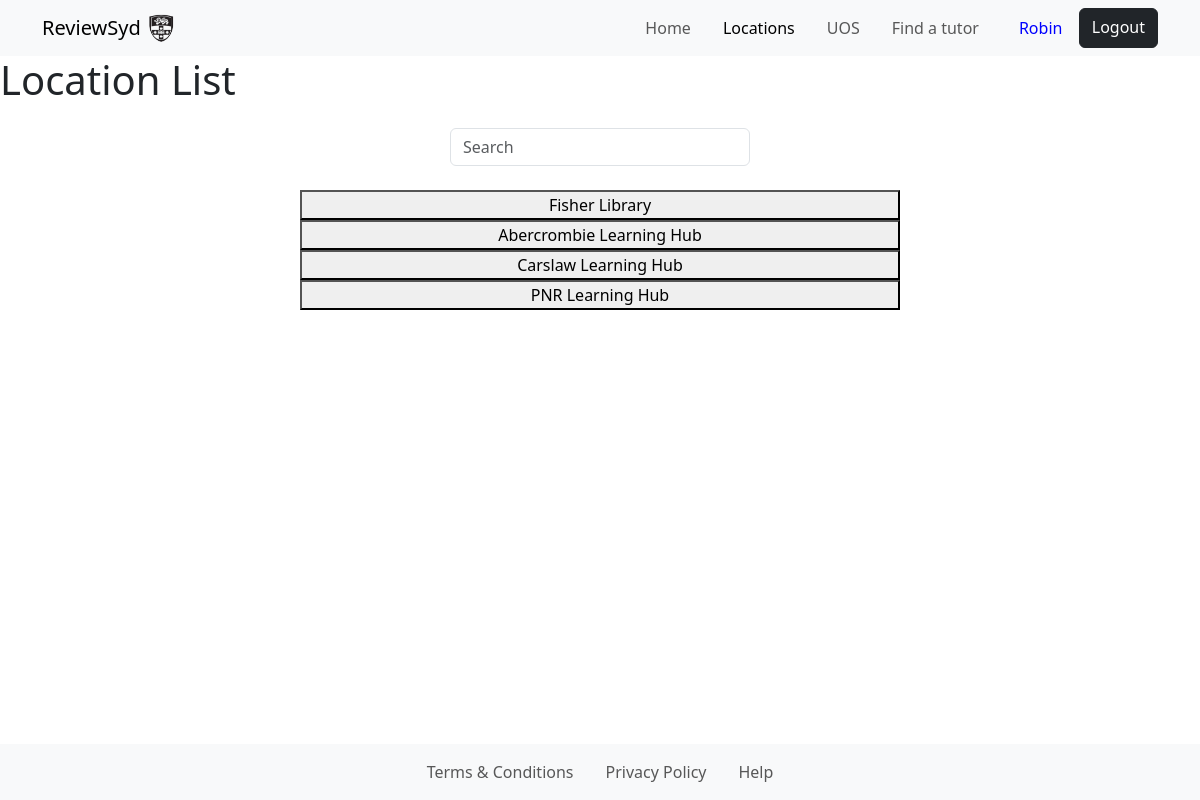
The page /locationList/ (signed in) on the database its author committed.
### myapp/models.py (models this page shows)
class Locations(models.Model):
    name= models.CharField(max_length=255)
    location= models.CharField(max_length=255)
    hours=models.CharField(max_length=255)
    website=models.CharField(max_length=255, blank=True)
    phone_number=models.CharField(max_length=255, blank=True)
    amenities=models.ManyToManyField(Amenity, blank=True)
    avgNoise=models.IntegerField(blank=True, default=0)
    avgAmen=models.IntegerField(blank=True, default=0)
    avgClean=models.IntegerField(blank=True, default=0)
    nearPlaces=models.CharField(max_length=255, blank=True)
    image = models.ImageField(upload_to='location_images/', blank=True)
    nearby = models.ManyToManyField('self', blank=True)

### myapp/views.py (the view)
# urls.py: path("locationList/", views.locationList, name="location list"),
@login_required
def locationList(request):
    results=Locations.objects.all()
    return render(request, "locationList.html", {"locations": results, "navbar": "locations"})

### myapp/templates/locationList.html (shortened to what this page needs)
{%extends "hf.html"%}{%block title%}Location List{%endblock%}
{%block content%}
<h1> Location List </h1>
<div class="input-group rounded w-25 mx-auto py-3">
    <input type="search" id="search" class="form-control rounded" placeholder="Search" aria-label="Search" aria-describedby="search-addon" />
</div>
<div id="locations" class="mx-auto w-50 pt-2 text-center">
    {%for location in locations%}
        <div>
            <button class="w-100" onclick="location.href = '/location/{{location.name}}/'">
                {{location.name}}
            </button>
        </div>
    {%endfor%}
</div>
{%endblock%}

### myapp/templates/hf.html (shortened to what this page needs)
{% load static %}
<!DOCTYPE html>
<html>
    <head>
        <link rel="stylesheet" href="{% static 'style.css' %}">
        <link href="https://cdn.jsdelivr.net/npm/bootstrap@5.3.2/dist/css/bootstrap.min.css" rel="stylesheet">
    </head>
    <body>
        <body>
            <nav class="navbar navbar-expand-lg navbar-light bg-light">
                <div class="container">
                    <a class="navbar-brand" href="{% url 'home' %}">
                        ReviewSyd
                        <img
                            src="/static/images/logo.png"
                            width="30"
                            height="30"
                            class="d-inline-block align-top"
                            alt=""
                        />
                    </a>
                    <div
                        class="collapse navbar-collapse justify-content-end"
                        id="navbarNav"
                    >
                        <ul class="navbar-nav">
                            <li class="nav-item">
                                <a
                                    class="nav-link {% if navbar == 'home' %} active {% endif %} me-3"
                                    aria-current="page"
                                    href="{% url 'home' %}"
                                    >Home</a
                                >
                            </li>
                            <li class="nav-item">
                                <a
                                    class="nav-link {% if navbar == 'locations' %} active {% endif %} me-3"
                                    aria-current="page"
                                    href="{% url 'location list' %}"
                                    >Locations</a
                                >
                            </li>
                            <li class="nav-item">
                                <a
                                    class="nav-link {% if navbar == 'uos' %} active {% endif %} me-3"
                                    aria-current="page"
                                    href="{% url 'UoSList' %}"
                                    >UOS</a
                                >
                            </li>
                            <li class="nav-item">
                                <a
                                    class="nav-link {% if navbar == 'tutor' %} active {% endif %} me-4"
                                    aria-current="page"
                                    href="{% url 'findTutor' %}"
                                    >Find a tutor</a
                                >
                            </li>
                            {% if user.is_authenticated %}
                                <li class="nav-item">
                                    <a href="{% url 'accountSettings' %}" class="nav-link" style="color: blue;">{{ user.first_name }} &nbsp;</a>
                                </li>
                            {% endif %}
                            {% if not user.is_authenticated %}
                                <a href="{% url 'login_view' %}" class="btn btn-primary rounded-2">Login</a>
                            {% else %}
                                <a href="{% url 'logout_view' %}" class="btn btn-dark rounded-2">Logout</a>
                            {% endif %}
                        </ul>
                    </div>
                </div>
            </nav>
            {% block content %}
            {% endblock content %}
            <nav class="navbar navbar-expand-lg navbar-light bg-light fixed-bottom" id="botNavbar">
                <div class="container-fluid justify-content-center" id="botNavbar">
                    <ul class="navbar-nav">
                      <li class="nav-item">
                        <a class="nav-link me-3" href="{% url 'terms and conditions' %}">Terms & Conditions</a>
                      </li>
                      <li class="nav-item">
                        <a class="nav-link me-3" href="{% url 'privacy' %}">Privacy Policy</a>
                      </li>
                      <li class="nav-item">
                        <a class="nav-link" href="{% url 'help' %}">Help</a>
                      </li>
                    </ul>
                </div>
            </nav>
        </body>
    </body>
</html>

### rows shown on the page
Locations: name "Fisher Library"
Locations: name "Abercrombie Learning Hub"
Locations: name "Carslaw Learning Hub"
Locations: name "PNR Learning Hub"

### other values the page prints
{{ user.first_name }} "Robin"
